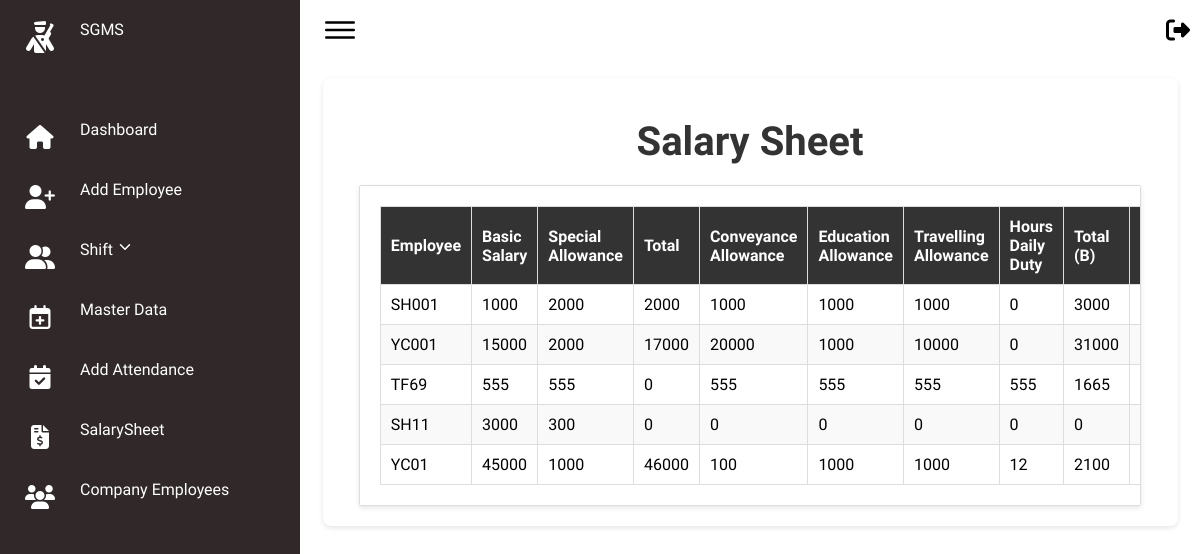
The app's page /salarysheet with its own data.
### secman/models.py (models this page shows, shortened)
class SalaryDetails(models.Model):
    employee = models.ForeignKey(EmployeeJoining, on_delete=models.CASCADE)
    basic_salary = models.IntegerField()
    special_allowance = models.IntegerField()
    total = models.IntegerField()
    conveyance_allowance = models.IntegerField()
    education_allowance = models.IntegerField()
    travelling_allowance = models.IntegerField()
    hours_daily_duty = models.IntegerField()
    total_b = models.IntegerField()
    hra = models.IntegerField()
    pf = models.IntegerField()
    gratuity = models.IntegerField()
    leave_with_wages = models.IntegerField()
    esic = models.IntegerField()
    paid_holiday = models.IntegerField()
    bonus = models.IntegerField()
    uniform = models.IntegerField()
    total_c = models.IntegerField()
    service_charge = models.IntegerField()
    food_allowance = models.IntegerField()
    price_partial_uniform = models.IntegerField()
    advance_payment = models.IntegerField(null=True, blank=True)
    advance_request_status = models.CharField(
        max_length=20, choices=[('Pending', 'Pending'), ('Approved', 'Approved'), ('Rejected', 'Rejected')], default='Pending'
    )
    advance_payment_approval_date = models.DateTimeField(blank=True, null=True)
    actual_salary = models.DecimalField(max_digits=10, decimal_places=2, default=0.00)
    replicated_basic_salary = models.IntegerField()
    replicated_special_allowance = models.IntegerField()
    replicated_conveyance_allowance = models.IntegerField()
    replicated_education_allowance = models.IntegerField()
    replicated_travelling_allowance = models.IntegerField()
    replicated_hours_daily_duty = models.IntegerField()
    replicated_food_allowance = models.IntegerField()
    replicated_service_charge = models.IntegerField()
    replicated_total = models.IntegerField()
    replicated_total_b = models.IntegerField()
    replicated_hra = models.IntegerField()
    replicated_pf = models.IntegerField()
    replicated_gratuity = models.IntegerField()
    replicated_leave_with_wages = models.IntegerField()
    replicated_esic = models.IntegerField()
    replicated_paid_holiday = models.IntegerField()
    replicated_bonus = models.IntegerField()
    replicated_total_c = models.IntegerField()
    replicated_actual_salary = models.IntegerField()

class EmployeeJoining(models.Model):
    emp_id = models.CharField(max_length=20, unique=True)
    first_name = models.CharField(max_length=50)
    middle_name = models.CharField(max_length=50, blank=True, null=True)
    last_name = models.CharField(max_length=50)
    email = models.EmailField()
    date_of_birth = models.DateField()
    contact_number = models.CharField(max_length=15)
    whatsapp_number = models.CharField(max_length=15, blank=True, null=True)
    emergency_contact1 = models.CharField(max_length=15)
    emergency_contact2 = models.CharField(max_length=15)
    emergency_contact_relation1 = models.CharField(max_length=20)
    emergency_contact_relation2 = models.CharField(max_length=20)
    emergency_contact_relation1_name = models.CharField(max_length=100)
    emergency_contact_relation2_name = models.CharField(max_length=100)
    age = models.PositiveIntegerField()
    gender = models.CharField(max_length=10)
    current_address = models.TextField()
    permanent_address = models.TextField()
    city = models.CharField(max_length=50)
    state = models.CharField(max_length=50)
    pincode = models.CharField(max_length=10)
    security_guard_training = models.CharField(max_length=3, choices=[('yes', 'Yes'), ('no', 'No')], default='no')
    job_experience = models.CharField(max_length=3, choices=[('yes', 'Yes'), ('no', 'No')], default='no')
    pancard = models.CharField(max_length=3, choices=[('yes', 'Yes'), ('no', 'No')], default='no')
    aadhar = models.CharField(max_length=3, choices=[('yes', 'Yes'), ('no', 'No')], default='no')
    voter = models.CharField(max_length=3, choices=[('yes', 'Yes'), ('no', 'No')], default='no')
    profile_picture = models.ImageField(upload_to='profile_pictures/')
    signature = models.ImageField(upload_to='signatures/')
    preferred_work_arrangements = models.CharField(max_length=20)
    position = models.CharField(max_length=50)
    account_holder_name = models.CharField(max_length=100)
    bank_name = models.CharField(max_length=100)
    bank_account_number = models.CharField(max_length=30)
    ifsc_code = models.CharField(max_length=15)
    branch_name = models.CharField(max_length=100)
    bank_address = models.TextField()
    qualification = models.CharField(max_length=20)
    experience = models.CharField(max_length=20)
    company = models.ForeignKey(UserProfile, on_delete=models.SET_NULL, null=True, limit_choices_to={'user_type': 'company'})
    pdf_file = models.FileField(upload_to='employee_pdfs/', blank=True, null=True)
    def __str__(self):
        return self.emp_id

### secman/views.py (the view)
# urls.py: path('salarysheet',views.salarysheet,name='salarysheet'),
def salarysheet(request):
    current_date = datetime.now()
    current_month = current_date.month
    current_year = current_date.year
    days_in_month = (datetime(current_year, current_month + 1, 1) - datetime(current_year, current_month, 1)).days
    salary_details_list = SalaryDetails.objects.all()
    salary_with_actual = []
    for salary in salary_details_list:
        days_present = Attendance.objects.filter(
            employee=salary.employee,
            date__month=current_month,
            date__year=current_year,
            status='P'  # Adjust 'Present' to whatever value represents attendance
        ).count()
        actual_daily_wages = calculate_actual_daily_wages(salary.total_c, days_in_month)
        actual_salary = calculate_actual_salary(actual_daily_wages, days_present) - salary.advance_payment - salary.food_allowance - salary.price_partial_uniform
        salary_with_actual.append({
            'employee': salary.employee,
            'basic_salary': salary.basic_salary,
            'special_allowance': salary.special_allowance,
            'total': salary.total,
            'conveyance_allowance': salary.conveyance_allowance,
            'education_allowance': salary.education_allowance,
            'travelling_allowance': salary.travelling_allowance,
            'hours_daily_duty': salary.hours_daily_duty,
            'total_b': salary.total_b,
            'hra': salary.hra,
            'pf': salary.pf,
            'gratuity': salary.gratuity,
            'leave_with_wages': salary.leave_with_wages,
            'esic': salary.esic,
            'paid_holiday': salary.paid_holiday,
            'bonus': salary.bonus,
            'uniform': salary.uniform,
            'total_c': salary.total_c,
            'service_charge': salary.service_charge,
            'advance_payment': salary.advance_payment,
            'food_allowance': salary.food_allowance,
            'price_partial_uniform':salary.price_partial_uniform,
            'actual_daily_wages': actual_daily_wages,
            'actual_salary': actual_salary,
        })
    return render(request, 'FO/salarysheet.html', {'salary_with_actual': salary_with_actual})

### secman/views.py (called while the page is built)
def calculate_actual_daily_wages(total_c, days_in_month):
    if days_in_month > 0:
        return total_c / days_in_month
    else:
        return 0

def calculate_actual_salary(actual_daily_wages, days_present):
    return actual_daily_wages * days_present

### secman/templates/FO/salarysheet.html (shortened to what this page needs)
{% extends 'FO/basefo.html' %}
{% block content %}
<head>
</head>
<body>
<div class="card">
    <h1>Salary Sheet</h1>
    <div class="table-container">
        <table>
            <thead>
                <tr>
                    <th>Employee</th>
                    <th>Basic Salary</th>
                    <th>Special Allowance</th>
                    <th>Total</th>
                    <th>Conveyance Allowance</th>
                    <th>Education Allowance</th>
                    <th>Travelling Allowance</th>
                    <th>Hours Daily Duty</th>
                    <th>Total (B)</th>
                    <th>HRA</th>
                </tr>
            </thead>
            <tbody>
                {% for salary in salary_with_actual %}
                <tr>
                    <td>{{ salary.employee }}</td>
                    <td>{{ salary.basic_salary }}</td>
                    <td>{{ salary.special_allowance }}</td>
                    <td>{{ salary.total }}</td>
                    <td>{{ salary.conveyance_allowance }}</td>
                    <td>{{ salary.education_allowance }}</td>
                    <td>{{ salary.travelling_allowance }}</td>
                    <td>{{ salary.hours_daily_duty }}</td>
                    <td>{{ salary.total_b }}</td>
                    <td>{{ salary.hra }}</td>
                </tr>
                {% endfor %}
            </tbody>
        </table>
    </div>
</div>
</body>
{% endblock content %}

### secman/static/css/style.css (style rules this page uses)
* { font-family: "Ubuntu", sans-serif; margin: 0; padding: 0; box-sizing: border-box; }
:root { --blue: #2a2185; --white: #fff; --gray: #f5f5f5; --black1: #222; --black2: #999; }
body { min-height: 100vh; overflow-x: hidden; }

### secman/templates/FO/basefo.html (style rules this page uses)
* { font-family: "Ubuntu", sans-serif; margin: 0; padding: 0; box-sizing: border-box; }
:root { --blue: #312929; --white: #fff; --gray: #f5f5f5; --black1: #222; --black2: #999; }
body { min-height: 100vh; overflow-x: hidden; }

### secman/templates/FO/salarysheet.html (style rules this page uses)
body { font-family: Arial, sans-serif; margin: 0; padding: 0; background-color: #f0f2f5; }
.card { width: 95%; margin: 2% auto; padding: 20px; background: #fff; border-radius: 8px; box-shadow: 0 2px 5px rgba(0, 0, 0, 0.1); animation: fadeIn 1s ease-in; }
h1 { text-align: center; color: #333; font-size: 2.5em; margin: 20px 0; animation: slideIn 1s ease-in-out; }
.table-container { overflow-x: auto; border: 1px solid #ddd; border-radius: 8px; box-shadow: 0 2px 5px rgba(0, 0, 0, 0.1); background-color: #fff; margin: 0 2%; padding: 20px; animation: fadeIn 1s ease-in; border-radius: 2px; }
table { width: 100%; border-collapse: collapse; min-width: 1000px; }
th, td { border: 1px solid #ddd; padding: 10px; text-align: left; }
th { background-color: #f4f4f4; color: #333; }
tr:nth-child(even) { background-color: #f9f9f9; }
thead th { position: sticky; top: 0; background-color: #333; color: #ffffff; z-index: 1; }
td { position: relative; transition: background-color 0.3s ease; }

### records on screen
SalaryDetails: employee "SH001", basic_salary "1000", special_allowance "2000", total "2000", conveyance_allowance "1000", education_allowance "1000", travelling_allowance "1000", hours_daily_duty "0", total_b "3000"
SalaryDetails: employee "YC001", basic_salary "15000", special_allowance "2000", total "17000", conveyance_allowance "20000", education_allowance "1000", travelling_allowance "10000", hours_daily_duty "0", total_b "31000"
SalaryDetails: employee "TF69", basic_salary "555", special_allowance "555", total "0", conveyance_allowance "555", education_allowance "555", travelling_allowance "555", hours_daily_duty "555", total_b "1665"
EmployeeJoining: employee "SH11"
SalaryDetails: employee "YC01", basic_salary "45000", special_allowance "1000", total "46000", conveyance_allowance "100", education_allowance "1000", travelling_allowance "1000", hours_daily_duty "12", total_b "2100"

### other values on screen
{{ salary.basic_salary }} "3000"
{{ salary.special_allowance }} "300"
{{ salary.total }} "0"
{{ salary.conveyance_allowance }} "0"
{{ salary.education_allowance }} "0"
{{ salary.travelling_allowance }} "0"
{{ salary.hours_daily_duty }} "0"
{{ salary.total_b }} "0"
